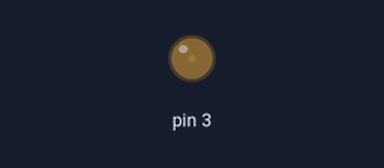
Bench run of a sketch on a simulated Arduino Uno, built with avr-gcc and run on an emulated ATmega328P. On the bench: output pins drawn as LEDs (lit = HIGH).

Above: at 0.05 s.
At 0.65 s:
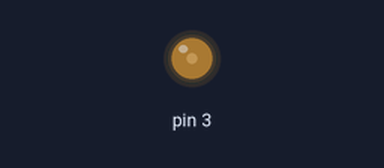
At 1.25 s:
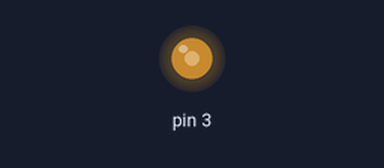
At 2.5 s:
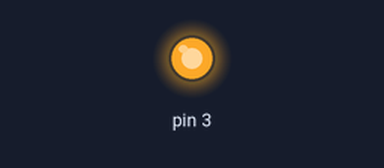
Timing chart, 0 to 5.8 s (numbered marks = the images above):
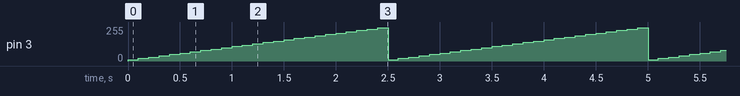

The sketch:

_7.analogWrite.ino.ino
```cpp
void setup() {
  // put your setup code here, to run once:
  pinMode(3,OUTPUT);
}

void loop() {
  // put your main code here, to run repeatedly:
  for(int i = 10; i< 255; i=i+10){
    analogWrite(3,i);
    delay(100);
  }
}
```

Measured:
- by itself, pin 3: ramps from 10/255 to 250/255 and jumps back, once every 2.5 s
